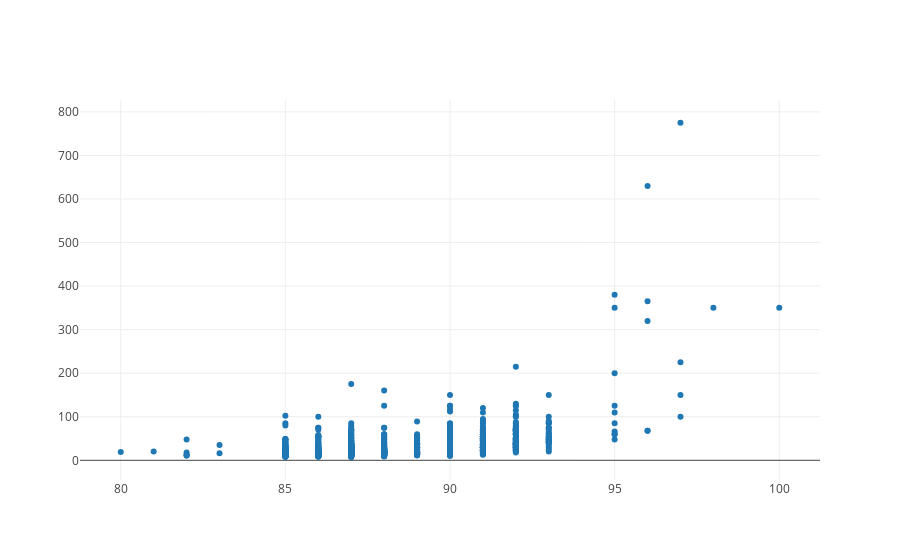

Write notebook code for a chart like this one.
### Code cell
iplot([plotly.Scatter(x=wine.head(1000)['points'], y=wine.head(1000)['price'], mode='markers')])

### Figure 1 — Plotly figure (JSON) as saved in the notebook; plotly's stock layout.template omitted (floating-point values rounded to 4 significant figures; data arrays with more than 128 entries replaced by an {"elided": "..."} marker saying what was removed)
{"data": [{"mode": "markers", "type": "scatter", "x": {"elided": "1000 int values"}, "y": {"elided": "1000 int values"}}], "layout": {}}
